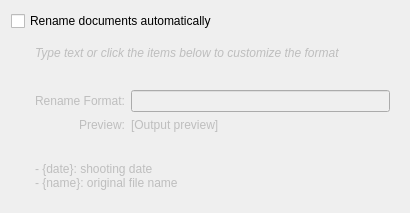
<?xml version="1.0" encoding="UTF-8"?>
<ui version="4.0">
 <class>ImporterConfigDialog</class>
 <widget class="QWidget" name="ImporterConfigDialog">
  <property name="geometry">
   <rect>
    <x>0</x>
    <y>0</y>
    <width>410</width>
    <height>213</height>
   </rect>
  </property>
  <layout class="QVBoxLayout" name="verticalLayout">
   <item>
    <widget class="QCheckBox" name="kcfg_AutoRename">
     <property name="text">
      <string>Rename documents automatically</string>
     </property>
    </widget>
   </item>
   <item>
    <widget class="QWidget" name="widget" native="true">
     <property name="enabled">
      <bool>false</bool>
     </property>
     <property name="sizePolicy">
      <sizepolicy hsizetype="Preferred" vsizetype="Fixed">
       <horstretch>0</horstretch>
       <verstretch>0</verstretch>
      </sizepolicy>
     </property>
     <layout class="QGridLayout" name="gridLayout_2">
      <property name="leftMargin">
       <number>24</number>
      </property>
      <item row="2" column="0">
       <widget class="QLabel" name="label">
        <property name="text">
         <string>Rename Format:</string>
        </property>
        <property name="alignment">
         <set>Qt::AlignRight|Qt::AlignTrailing|Qt::AlignVCenter</set>
        </property>
       </widget>
      </item>
      <item row="2" column="1">
       <widget class="KLineEdit" name="kcfg_AutoRenameFormat"/>
      </item>
      <item row="3" column="1">
       <widget class="QLabel" name="mPreviewOutputLabel">
        <property name="text">
         <string notr="true">[Output preview]</string>
        </property>
       </widget>
      </item>
      <item row="3" column="0">
       <widget class="QLabel" name="label_2">
        <property name="text">
         <string>Preview:</string>
        </property>
        <property name="alignment">
         <set>Qt::AlignRight|Qt::AlignTrailing|Qt::AlignVCenter</set>
        </property>
       </widget>
      </item>
      <item row="5" column="0" colspan="2">
       <widget class="QLabel" name="mRenameFormatHelpLabel">
        <property name="text">
         <string notr="true">- {date}: shooting date
- {name}: original file name</string>
        </property>
        <property name="wordWrap">
         <bool>true</bool>
        </property>
        <property name="textInteractionFlags">
         <set>Qt::LinksAccessibleByMouse</set>
        </property>
       </widget>
      </item>
      <item row="0" column="0" colspan="2">
       <widget class="QLabel" name="label_3">
        <property name="text">
         <string>&lt;i&gt;Type text or click the items below to customize the format&lt;/i&gt;</string>
        </property>
       </widget>
      </item>
      <item row="4" column="0" colspan="2">
       <spacer name="verticalSpacer_2">
        <property name="orientation">
         <enum>Qt::Vertical</enum>
        </property>
        <property name="sizeType">
         <enum>QSizePolicy::Fixed</enum>
        </property>
        <property name="sizeHint" stdset="0">
         <size>
          <width>20</width>
          <height>24</height>
         </size>
        </property>
       </spacer>
      </item>
      <item row="1" column="0" colspan="2">
       <spacer name="verticalSpacer_3">
        <property name="orientation">
         <enum>Qt::Vertical</enum>
        </property>
        <property name="sizeType">
         <enum>QSizePolicy::Fixed</enum>
        </property>
        <property name="sizeHint" stdset="0">
         <size>
          <width>20</width>
          <height>24</height>
         </size>
        </property>
       </spacer>
      </item>
     </layout>
    </widget>
   </item>
   <item>
    <spacer name="verticalSpacer">
     <property name="orientation">
      <enum>Qt::Vertical</enum>
     </property>
     <property name="sizeHint" stdset="0">
      <size>
       <width>20</width>
       <height>20</height>
      </size>
     </property>
    </spacer>
   </item>
  </layout>
 </widget>
 <customwidgets>
  <customwidget>
   <class>KLineEdit</class>
   <extends>QLineEdit</extends>
   <header>klineedit.h</header>
  </customwidget>
 </customwidgets>
 <connections>
  <connection>
   <sender>kcfg_AutoRename</sender>
   <signal>toggled(bool)</signal>
   <receiver>widget</receiver>
   <slot>setEnabled(bool)</slot>
   <hints>
    <hint type="sourcelabel">
     <x>97</x>
     <y>23</y>
    </hint>
    <hint type="destinationlabel">
     <x>136</x>
     <y>58</y>
    </hint>
   </hints>
  </connection>
 </connections>
</ui>
